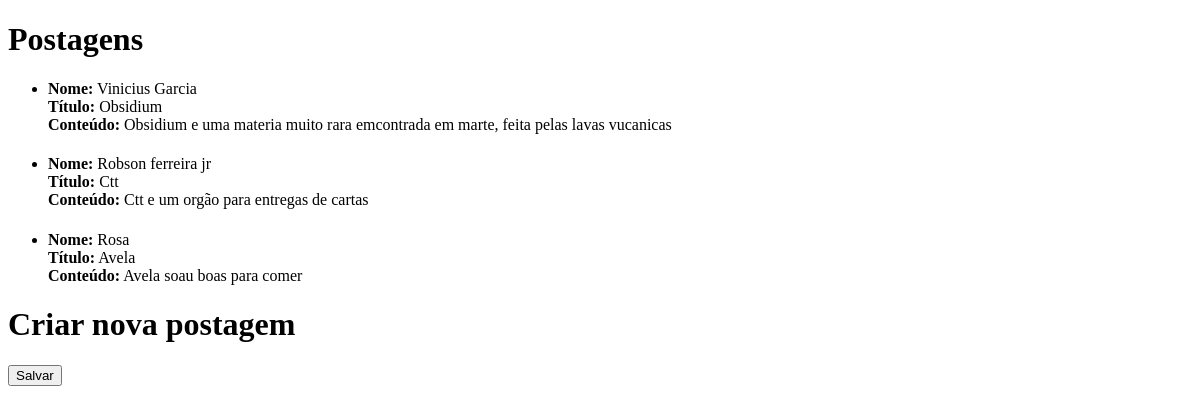
Page /post/ on the earlier database version.
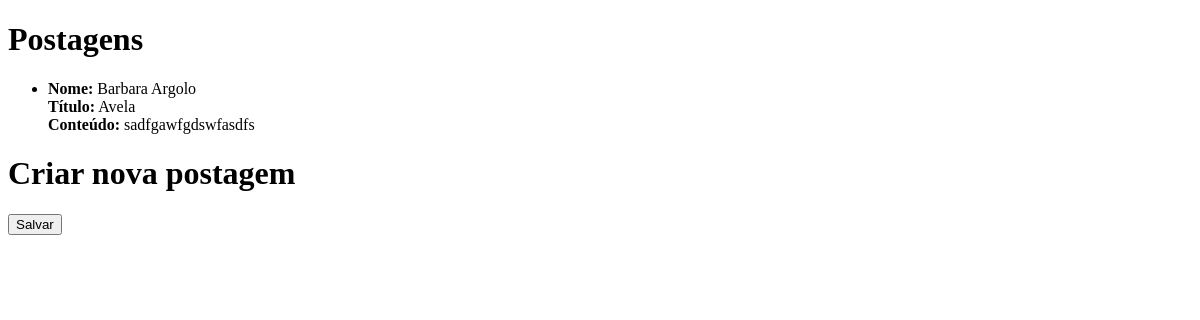
Same page on the later database version.
### blog/models.py (models this page shows, shortened)
class Base(models.Model):
    criado = models.DateField('Criado', auto_now_add=True)
    modificado = models.DateField('modificado', auto_now=True)
    ativo = models.BooleanField('Ativo', default=True)
    class Meta:
        abstract = True

class Post(Base):
    usuario = models.ForeignKey(User, on_delete=models.CASCADE, null=True, blank=True)
    nome = models.CharField('Nome', max_length=200)
    titulo = models.CharField('Titulo', max_length=100)
    conteudo = models.TextField()

### blog/views.py (the view)
# urls.py: path('post/', ListaPostagemView.as_view(), name='lista_postagens'),
class ListaPostagemView(TemplateView):
    template_name = 'lista_postagens.html'
    def get_context_data(self, **kwargs):
        context = super().get_context_data(**kwargs)
        context['postagens'] = Post.objects.all()
        return context

### blog/templates/lista_postagens.html (shortened to what this page needs)
{% load static %}
<!DOCTYPE html>
<html lang="en">
<head>
</head>
<body>
    <h1>Postagens</h1>
    <ul>
        {% for p in postagens %}
            <li>
                <strong>Nome:</strong> {{ p.nome }} <br>
                <strong>Título:</strong> {{ p.titulo }} <br>
                <strong>Conteúdo:</strong> {{ p.conteudo }} <br>
            </li>
        {% endfor %}
    </ul>
    <h1>Criar nova postagem</h1>
    <form method="post">
    <button type="submit">Salvar</button>
    </form>
</body>
</html>

Differences in the rows shown:
removed Post: nome "Vinicius Garcia", titulo "Obsidium", conteudo "Obsidium e uma materia muito rara emcontrada em marte, feita pelas lavas vucanicas"
removed Post: nome "Robson ferreira jr", titulo "Ctt", conteudo "Ctt e um orgão para entregas de cartas"
removed Post: nome "Rosa", titulo "Avela", conteudo "Avela soau boas para comer"
added Post: nome "Barbara Argolo", titulo "Avela", conteudo "sadfgawfgdswfasdfs"
